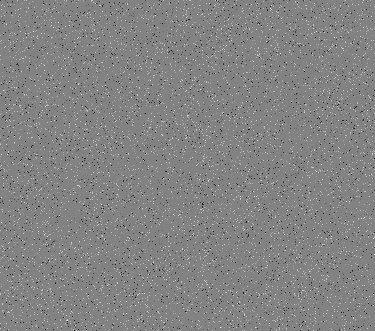
%> input picture zadanie1/Images/permutedBird.bmp, 375 x 331 px
$ octave uloha1.m   (GNU Octave 9; MATLAB toolbox functions it lacks are replaced by stand-ins)
%> lines starting %> are read from the running program, lines starting %| are printed output that depends on the picture
### zadanie1/pixel_permutation.m
function B = pixel_permutation(I) %vyhodi maticu
[r, c] = size(I);
RI = I(randperm(numel(I)));
%prevedie na povodny rozmer
B = reshape(RI,[r,c]);
end

### zadanie1/uloha1.m
I1 = imread('Images\permutedBird.bmp');
%> I1 is the input picture: size 331x375 uint8; min 14, max 241, mean 130.7
I2 = imread('Images\bird.bmp');
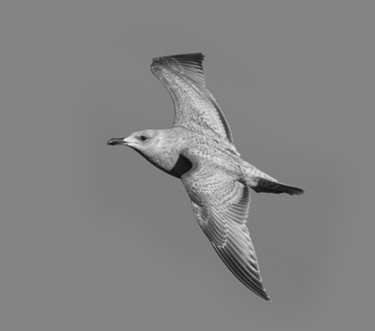
%> input picture zadanie1/Images/bird.bmp, 375 x 331 px
%> I2 is the input picture: size 331x375 uint8; min 14, max 241, mean 130.7

J2 = pixel_permutation(I2);
%> in pixel_permutation, `B = reshape(RI,[r,c]);`:
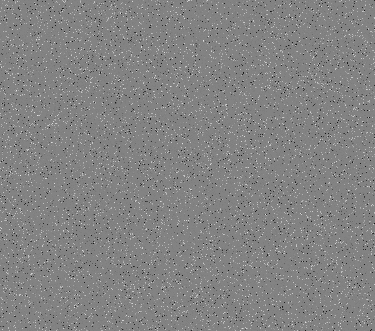
%> B: size 331x375 uint8; min 14, max 241, mean 130.7; mean of the top-left, top-right, bottom-left and bottom-right quarters 130.7, 130.7, 130.7, 130.7

figure('Name',' Permutovaný obrázok','NumberTitle','off');
%zobrazi figure na celu obrazovku
set(gcf, 'Units', 'Normalized', 'OuterPosition', [0 0 1 1]);

subplot(131)
imshow(I2);
title('Obrázok bird');

subplot(132)
imshow(J2);
title('Použitá permutácia');

subplot(133)
imshow(I1);
title('Obrázok permutedBird');
